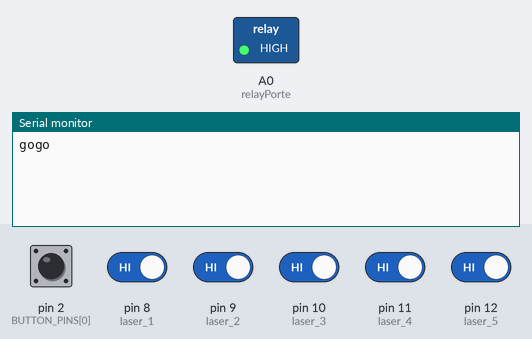
Recording of a sketch running on a simulated Arduino Uno, built with avr-gcc and run on an emulated ATmega328P. Parts: switched loads named in the sketch (green lamp = pin HIGH), the last lines printed to the serial monitor. The inputs (shaded band) are chosen by the test bench; at power-on: pin 2 (BUTTON_PINS[0]), pin 8 (laser_1), pin 9 (laser_2), pin 10 (laser_3), pin 11 (laser_4), pin 12 (laser_5) HIGH.

Above: at 1.2 s.
1.3 s: pin 2 (BUTTON_PINS[0]) pulled LOW for 0.15 s
At 2.5 s:
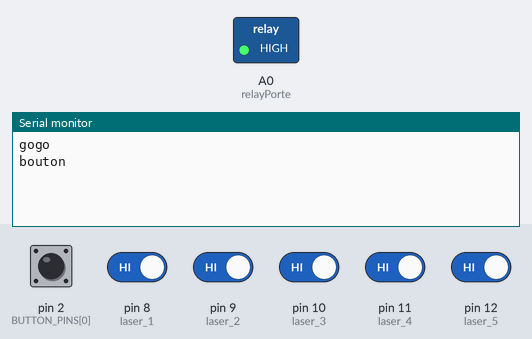
2.9 s: pin 8 (laser_1) driven LOW
At 3.3 s:
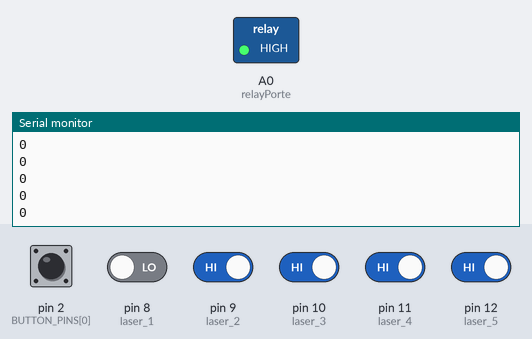
4.4 s: pin 9 (laser_2) driven LOW
5.9 s: pin 10 (laser_3) driven LOW
7.4 s: pin 11 (laser_4) driven LOW
8.9 s: pin 12 (laser_5) driven LOW
At 10.3 s:
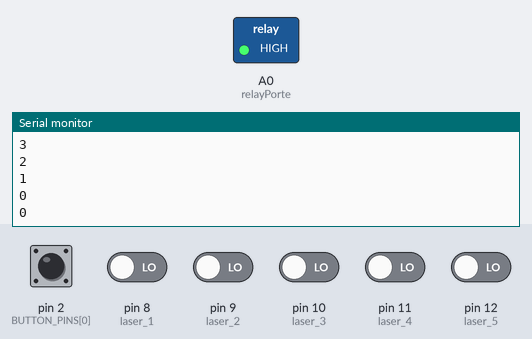
Timing chart, 0 to 11.4 s (numbered marks = the images above; inputs shaded):
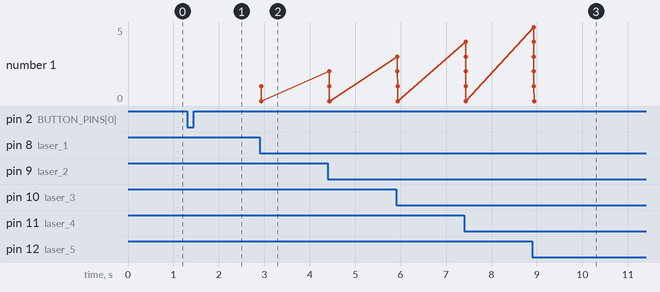

The sketch:

harpeLaser.ino
```cpp
#include <SoftwareSerial.h>


#define ARDUINO_RX 6//should connect to TX of the Serial MP3 Player module
#define ARDUINO_TX 7//connect to RX of the module
#include <Bounce2.h>

#define NUM_BUTTONS 1
const uint8_t BUTTON_PINS[NUM_BUTTONS] = {2};
Bounce * buttons = new Bounce[NUM_BUTTONS];


const int laser_1 = 8;
const int laser_2 = 9;
const int laser_3 = 10;
const int laser_4 = 11;
const int laser_5 = 12;

// relai porte
int relayPorte = A0;


// code à l'envers :) ici la bonne combinaison c'est 4,2,5,2,1,1
int code_secret[] = {4,3,1,2,4,3,5};
int tableau[] ={0,0,0,0,0,0,0};

SoftwareSerial mySerial(ARDUINO_RX, ARDUINO_TX);

static int8_t Send_buf[8] = {0} ;
int z = 0;

#define CMD_PLAY_W_INDEX 0X03
#define CMD_SET_VOLUME 0X06
#define CMD_SEL_DEV 0X09
#define DEV_TF 0X02
#define CMD_PLAY 0X0D
#define CMD_PAUSE 0X0E
#define CMD_STOP_PLAY 016
#define CMD_SINGLE_CYCLE 0X19
#define SINGLE_CYCLE_ON 0X00
#define SINGLE_CYCLE_OFF 0X01
#define CMD_PLAY_W_VOL 0X22

int laser_un,laser_deux,laser_trois,laser_quatre,laser_cinq;
 boolean laser= false;
 boolean detected = false;
 boolean detected2 = false;
 boolean detected3 = false;
 boolean detected4 = false;
  boolean detected5 = false;

void setup()
{

 for (int i = 0; i < NUM_BUTTONS; i++) {
    buttons[i].attach( BUTTON_PINS[i] , INPUT_PULLUP  );       //setup the bounce instance for the current button
    buttons[i].interval(25);              // interval in ms
  }


   // initialize the hall effect sensor pin as an input:
  pinMode(laser_1, INPUT);
  pinMode(laser_2, INPUT);
  pinMode(laser_3, INPUT);
  pinMode(laser_4, INPUT);
  pinMode(laser_5, INPUT);
  pinMode (relayPorte, OUTPUT);
  digitalWrite (relayPorte, HIGH);

	mySerial.begin(9600);
  Serial.begin(19200);

	Serial.println("gogo");
 sendCommand(CMD_SEL_DEV, DEV_TF);//select the TF card

}


void loop()
{

  laser_un = digitalRead(laser_1);
  laser_deux = digitalRead(laser_2);
  laser_trois = digitalRead(laser_3);
  laser_quatre = digitalRead(laser_4);
  laser_cinq = digitalRead(laser_5);

  bool needToToggleLed = false;


  for (int i = 0; i < NUM_BUTTONS; i++)  {
    // Update the Bounce instance :
    buttons[i].update();
    // If it fell, flag the need to toggle the LED
    if ( buttons[i].fell() ) {

      needToToggleLed = true;
    }
  }

  // if a LED toggle has been flagged :
  if ( needToToggleLed ) {
    // Toggle LED state :
    // envoi quelquechose au back
    Serial.println("bouton");
     sendCommand(CMD_PLAY_W_VOL, 0X0F01);//play the first song with volume 15 class
  }

     if(!laser_un && !detected){
        Serial.println("detecté laser un");
//        delay(500);//Wait chip initialization is complete
 //       sendCommand(CMD_SEL_DEV, DEV_TF);//select the TF card
//        delay(200);//wait for 200ms
        sendCommand(CMD_PLAY_W_VOL, 0X0F02);//play the first song with volume 15 class
        detected = true;
        add_secret_entry(1);
      }
      else if(laser_un) {
       // sendCommand(CMD_STOP_PLAY,0);//play the first song with volume 15 class
        detected = false;
        }

     if(!laser_deux && !detected2){
        Serial.println("detecté laser deux");
//        delay(500);//Wait chip initialization is complete
     //    sendCommand(CMD_SEL_DEV, DEV_TF);//select the TF card
//        delay(200);//wait for 200ms
        sendCommand(CMD_PLAY_W_VOL, 0X0F03);//play the first song with volume 15 class

        detected2 = true;
        add_secret_entry(2);
      }
      else if(laser_deux) {
       // sendCommand(CMD_STOP_PLAY,0);//play the first song with volume 15 class
        detected2 = false;
        }

     if(!laser_trois && !detected3){
        Serial.println("detecté laser trois");
//        delay(500);//Wait chip initialization is complete
    //     sendCommand(CMD_SEL_DEV, DEV_TF);//select the TF card
//        delay(200);//wait for 200ms
        sendCommand(CMD_PLAY_W_VOL, 0X0F04);//play the first song with volume 15 class
        detected3 = true;
        add_secret_entry(3);
      }
      else if(laser_trois) {
       // sendCommand(CMD_STOP_PLAY,0);//play the first song with volume 15 class
        detected3 = false;
        }

     if(!laser_quatre && !detected4){
        Serial.println("detecté laser quatre");
//        delay(500);//Wait chip initialization is complete
    //     sendCommand(CMD_SEL_DEV, DEV_TF);//select the TF card
//        delay(200);//wait for 200ms
        sendCommand(CMD_PLAY_W_VOL, 0X0F05);//play the first song with volume 15 class
        detected4 = true;
        add_secret_entry(4);
      }
      else if(laser_quatre) {
       // sendCommand(CMD_STOP_PLAY,0);//play the first song with volume 15 class
        detected4 = false;
        }

     if(!laser_cinq && !detected5){
        Serial.println("detecté laser cinq");
//        delay(500);//Wait chip initialization is complete
  //       sendCommand(CMD_SEL_DEV, DEV_TF);//select the TF card
//        delay(200);//wait for 200ms
        sendCommand(CMD_PLAY_W_VOL, 0X0F06);//play the first song with volume 15 class
        detected5 = true;
        add_secret_entry(5);
      }
      else if(laser_cinq) {
       // sendCommand(CMD_STOP_PLAY,0);//play the first song with volume 15 class

        detected5 = false;
        }


}

void sendCommand(int8_t command, int16_t dat)
{
  delay(20);
  Send_buf[0] = 0x7e; //starting byte
  Send_buf[1] = 0xff; //version
  Send_buf[2] = 0x06; //the number of bytes of the command without starting byte and ending byte
  Send_buf[3] = command; //
  Send_buf[4] = 0x00;//0x00 = no feedback, 0x01 = feedback
  Send_buf[5] = (int8_t)(dat >> 8);//datah
  Send_buf[6] = (int8_t)(dat); //datal
  Send_buf[7] = 0xef; //ending byte
  for(uint8_t i=0; i<8; i++)//
  {
    mySerial.write(Send_buf[i]) ;
  }
}

void add_secret_entry(int entry){

    tableau[7] = tableau[6];
    tableau[6] = tableau[5];
    tableau[5] = tableau[4];
    tableau[4] = tableau[3];
    tableau[3] = tableau[2];
    tableau[2] = tableau[1];
    tableau[1] = tableau[0];
    tableau[0] = entry;
    checkSecret();
  }

  void checkSecret(){

    for(int i=0;i<7;i++){
      Serial.println(tableau[i]);
      if(tableau[i] == code_secret[i]){
        z++;
        }

      }

      if(z==7){
        delay(1000);

        for(int i=0;i<7;i++){
          tableau[i] = 0;
        }

           z=0 ;

        Serial.println("gagné");
        digitalWrite (relayPorte, LOW);
        delay(1000);
        digitalWrite (relayPorte, HIGH);
        }
        else{
        z=0;
          }
    }
```

Measured:
- after the input at 1.3 s, the serial monitor: prints a new line at once (image 1)
- after the input at 2.9 s, the serial monitor: prints a new line at once (image 2)
- after the input at 8.9 s, the serial monitor: prints a new line at once (image 3)
